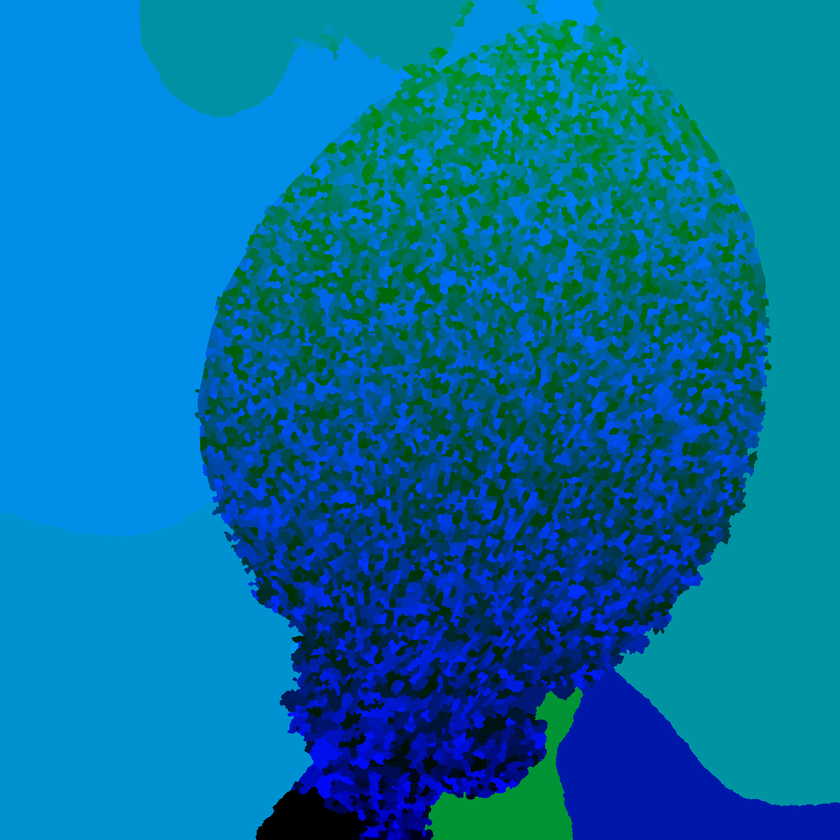
#> input picture example_data/00000.png, 840 x 840 px, shrunk from 2048 x 2048 before the run
$ python segmentation.py   (Python 2 division)
#> lines starting #> are read from the running program, lines starting #| are printed output that depends on the picture
#> further down, rgb_ar is the input picture: shape (840, 840, 3); mean R, G, B 0, 110.8, 162.9
"""Module containing a segmentation class."""

import os.path
import operator

import numpy as np
import PIL.Image

from color import pretty_color_palette


def rgb2id_array(rgb_array):
    """Return identifier array."""
    return rgb_array[:, :, 2].astype(np.uint64) \
        + 256 * rgb_array[:, :, 1].astype(np.uint64) \
        + 256**2 * rgb_array[:, :, 0].astype(np.uint64)
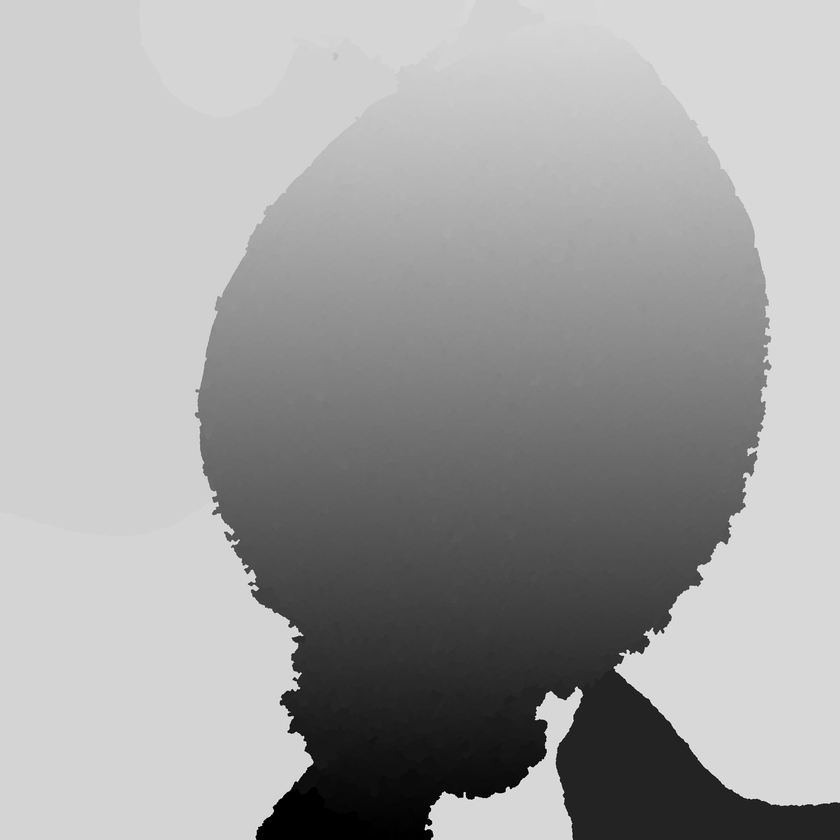
#> returned value: shape (840, 840) uint64; min 0, max 44834, mean 28519; drawn with min black and max white


# [50 lines left out: functions test_rgb2id_array, id2colorful_array, test_id2colorful_array, id2mask_array, test_id2mask_array, not called in this run]

def structure_element(i, j, element_order):
    """ returns a structuring element of size 'element_order' """
    if element_order == 1:
        """
        [0,1,0]
        [1,1,1]
        [0,1,0]
        """
        i+= 1
        j+= 1

        return [         (i  , j+1),
                (i-1, j  ),(i  , j  ),(i+1, j  ),
                         (i  , j-1)]

    if element_order == 2:
        """
        [0,0,1,0,0]
        [0,1,1,1,0]
        [1,1,1,1,1]
        [0,1,1,1,0]
        [0,0,1,0,0]
        """
        i+= 2
        j+= 2

        return [                   (i   , j+2),
                          (i-1, j+1),(i  , j+1),(i+1, j+1),
                (i-2, j  ),(i-1, j  ),(i  , j  ),(i+1, j  ),(i+2, j   ),
                          (i-1, j-1),(i  , j-1),(i+1, j-1),
                                   (i  , j-2)]


class Segmentation(object):
    """A segmentation."""

    def __init__(self, rgb_ar, intensity_ar=0):
        self.rgb_ar = rgb_ar
        self.id_ar = rgb2id_array(self.rgb_ar)
        # self.colorful_ar = id2colorful_array(self.id_ar)
        self.intensity_ar = intensity_ar
        self.eval_segmentation()

    # [12 lines left out: functions write_colorful_image, write_rgb_image, not called in this run]

    def colourful_ar(self):
        self.colorful_ar = id2colorful_array(self.id_ar)

    # [22 lines left out: functions convert_to_background, merge, not called in this run]

    def identifier(self, row, col):
        """Return the identifier at position row, col."""
        return self.id_ar[row, col]

    def pretty_color(self, row, col):
        """Return the false color RGB value at position row, col."""
        return self.colorful_ar[row, col]

    def eval_segmentation(self):
        """evaluate the quality of the segmentation and return a list of boundaries to inspect"""
        import matplotlib.pyplot as plt

        print 'evaluating'

        cid_array = self.id_ar
        base_array = self.intensity_ar

        eval_array = np.zeros(cid_array.shape)
        perimeter_array = np.zeros(cid_array.shape, dtype='uint8')
        x_y_array = np.zeros(cid_array.shape)

        neighbour_cells_dict = dict()

        ele_ord = 1

        for i in range(cid_array.shape[0]-ele_ord*2):
            for j in range(cid_array.shape[1]-ele_ord*2):
                for x, y in structure_element(i, j, ele_ord):
                    if cid_array[i+ele_ord, j+ele_ord] != cid_array[x, y]:
                        eval_array[i+ele_ord, j+ele_ord] += base_array[x, y]
                        #perimeter_matrix[cid_array[i+ele_ord, j+ele_ord],cid_array[x, y]] += 1
                        #intensity_matrix[cid_array[i+ele_ord, j+ele_ord],cid_array[x, y]] += base_array[x, y]

                        cell_neigh_dict = neighbour_cells_dict.get(cid_array[i+ele_ord,j+ele_ord], dict())

                        # TODO named tuple instead of list
                        cell_neigh_dict[cid_array[x,y]] = cell_neigh_dict.get(cid_array[x,y], np.zeros((2))) + [1, (base_array[x,y]+base_array[i+ele_ord,j+ele_ord])]
                        neighbour_cells_dict[cid_array[i+ele_ord,j+ele_ord]] = cell_neigh_dict
                        x_y_array[i+ele_ord, j+ele_ord] = cid_array[x,y]
#> eval_array: shape (840, 840) float64; every value is 0
#> after the loop, neighbour_cells_dict = 0 items

        for cell_id, neigh_dict in neighbour_cells_dict.iteritems():
            for neigh_id, array in neigh_dict.iteritems():
                array[1] = array[1]/array[0]

        for i in range(perimeter_array.shape[0]):
            for j in range(perimeter_array.shape[1]):
                if x_y_array[i,j] != 0:
                    perimeter_array[i,j] = neighbour_cells_dict[int(cid_array[i,j])][int(x_y_array[i,j])][1]

        self.perimeter_array = perimeter_array
        self.neighbour_cells_dict = neighbour_cells_dict

        neighbour_cells_dict = self.neighbour_cells_dict

        score_list_dict = {}

        for cell_id, neighbour_dict in neighbour_cells_dict.iteritems():
            for neighbour_id, p_list in neighbour_dict.iteritems():
                score_list_dict[p_list[1]] = (cell_id, neighbour_id)

        self.sorted_boundary_list = sorted(score_list_dict.items(), key=operator.itemgetter(0))


# [47 lines left out: functions test_background, test_merge, not called in this run]

if __name__ == "__main__":
    HERE = os.path.dirname(os.path.realpath(__file__))
    fpath = os.path.join(HERE, "..", "example_data", "00000.png")
    rgb_ar = np.array(PIL.Image.open(fpath))

#> (the run stopped early here; a loop or call above may not have finished)
